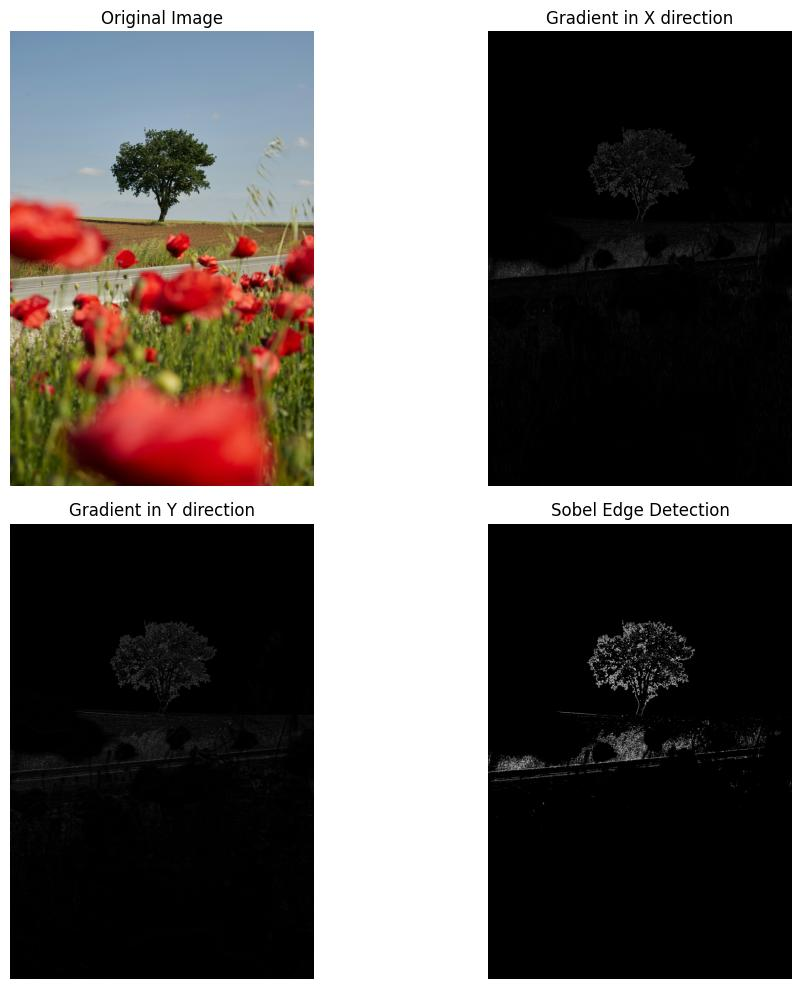
#> input picture EdgeDetection/pythonProject/img.jpeg, 801 x 989 px, given in place of img.png, which was not available
$ python sobel1.py   (older library calls are emulated)
#> lines starting #> are read from the running program, lines starting #| are printed output that depends on the picture; after the words box and inside, x2 and y2 are one past the last pixel; in counts of white or black regions, pixels touching at a corner belong together; pictures that were not available may be replaced by others from this repository, and a replacement may not be noted
import cv2
import numpy as np
import matplotlib.pyplot as plt
import time

def load_image(path):
    """Load an image from a file."""
#> called with path = 'img.png'
    return cv2.imread(path)
#> returned value is the input picture: shape (989, 801, 3); mean B, G, R 94.2, 96.6, 102.1


def convert_to_grayscale(image):
    """Convert an image to grayscale."""
    return cv2.cvtColor(image, cv2.COLOR_BGR2GRAY)
#> returned value: shape (989, 801)


def apply_sobel_operator(image, threshold):
    """Apply the Sobel operator to calculate gradients and magnitude."""
#> called with threshold = 150
    grad_x = cv2.Sobel(image, cv2.CV_64F, 1, 0, ksize=3)
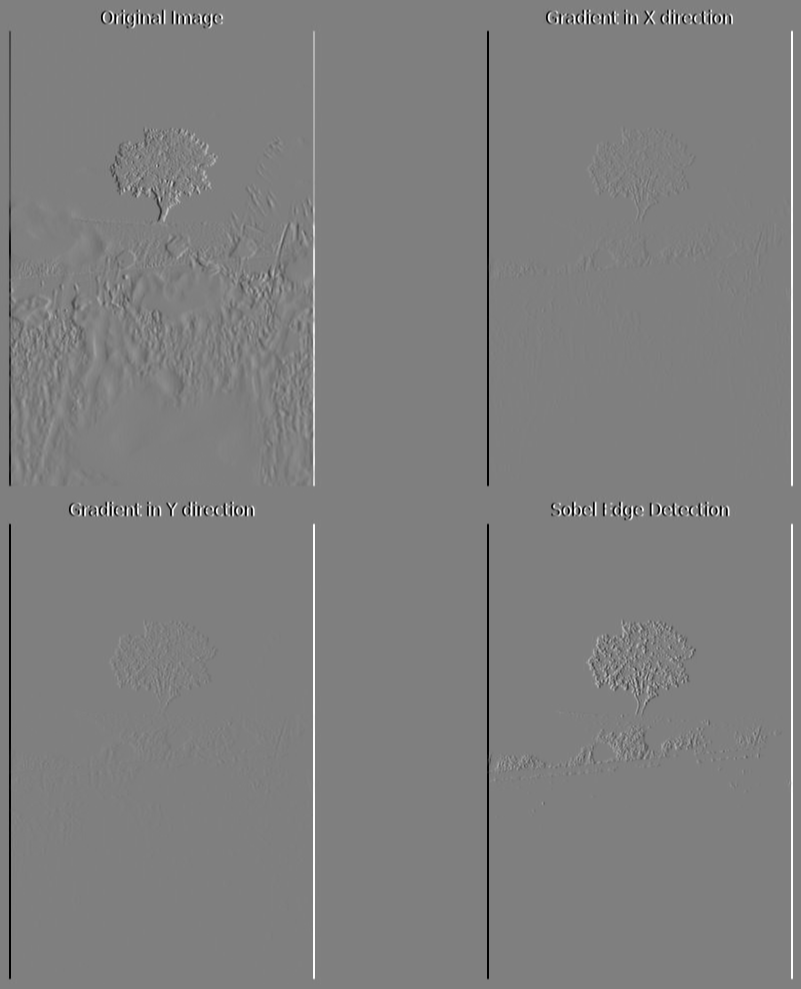
#> grad_x: shape (989, 801) float64; min -1020, max 1020, mean 0; drawn with min black and max white
    grad_y = cv2.Sobel(image, cv2.CV_64F, 0, 1, ksize=3)
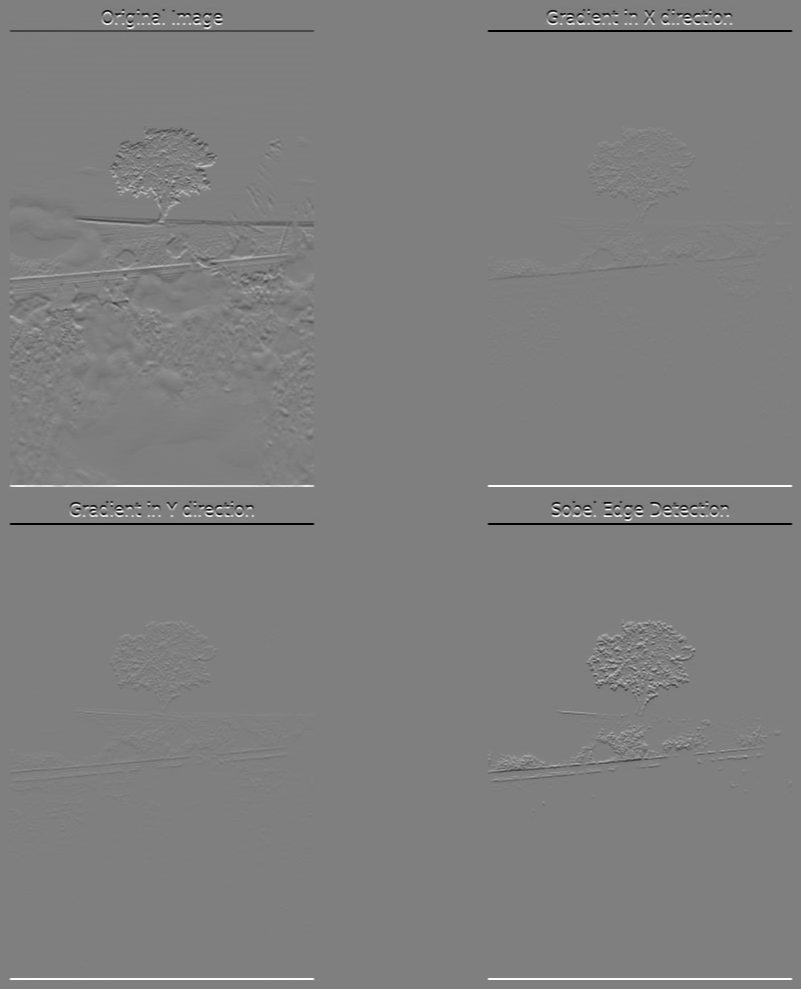
#> grad_y: shape (989, 801) float64; min -1020, max 1020, mean 0; drawn with min black and max white
    grad_magnitude = np.sqrt(grad_x ** 2 + grad_y ** 2)
    grad_magnitude = grad_magnitude > threshold
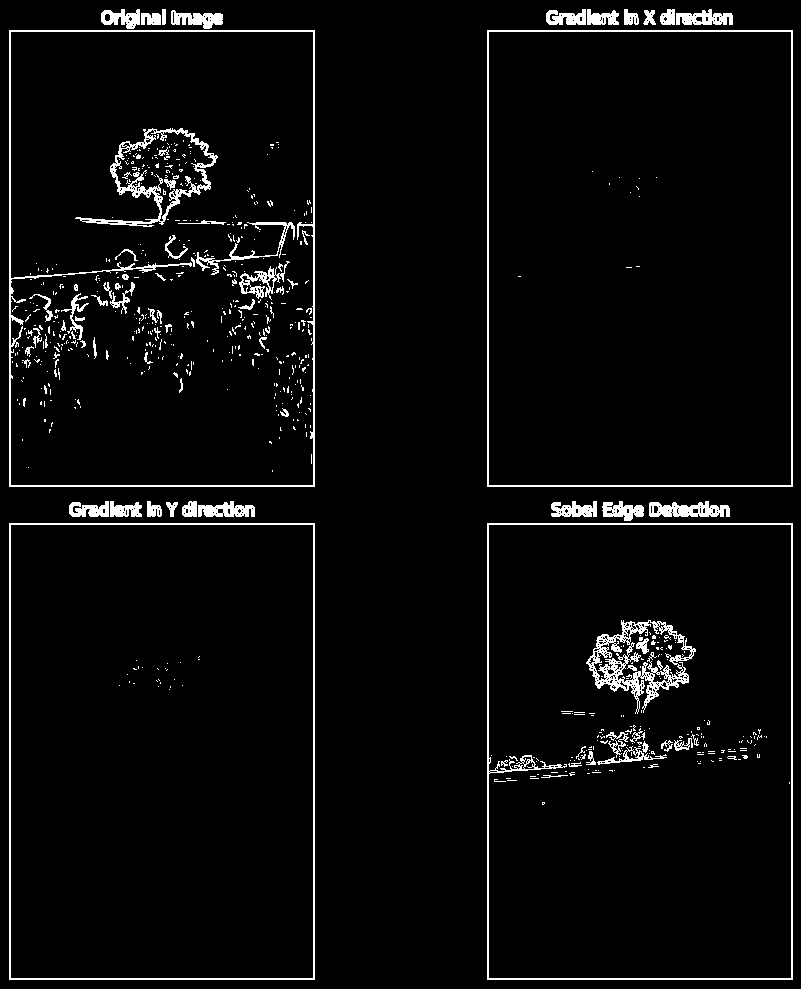
#> grad_magnitude: shape (989, 801) bool; 4.1% white in thin lines or dots
    return grad_x, grad_y, grad_magnitude


def normalize_image(image):
    """Normalize an image to the range 0-255."""
    return np.uint8(255 * np.abs(image) / np.max(image))
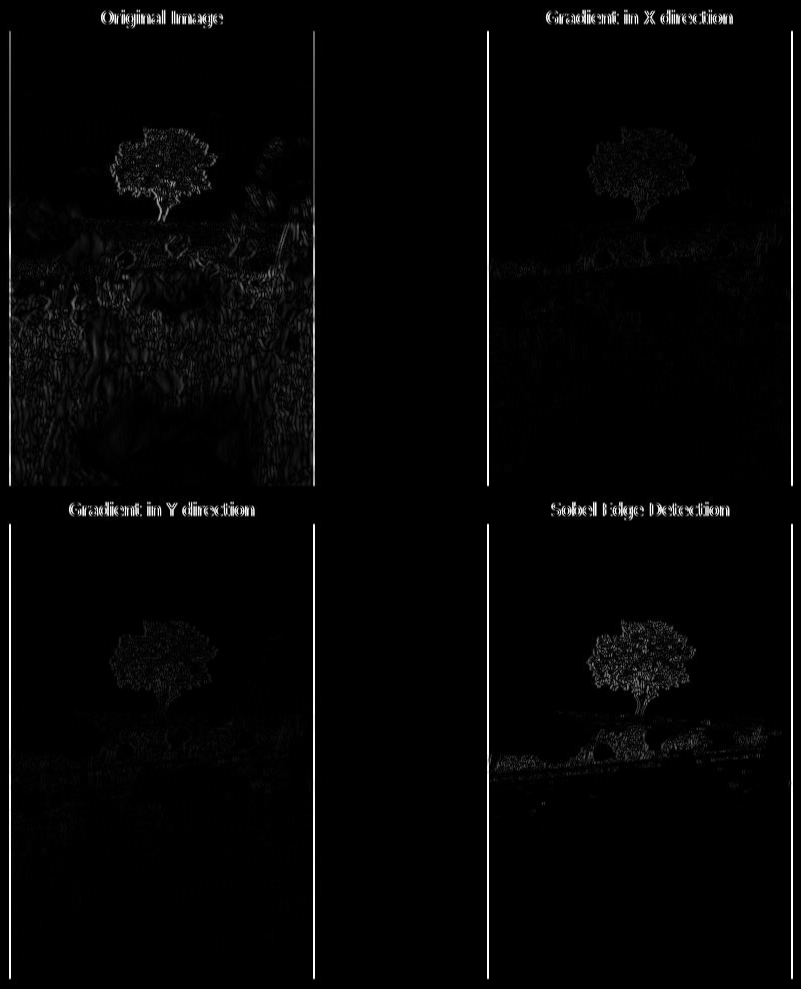
#> returned value: shape (989, 801); min 0, max 255, mean 4.9
#> in normalize_image (call 2), `return np.uint8(255 * np.abs(image) / np.max(image))`:
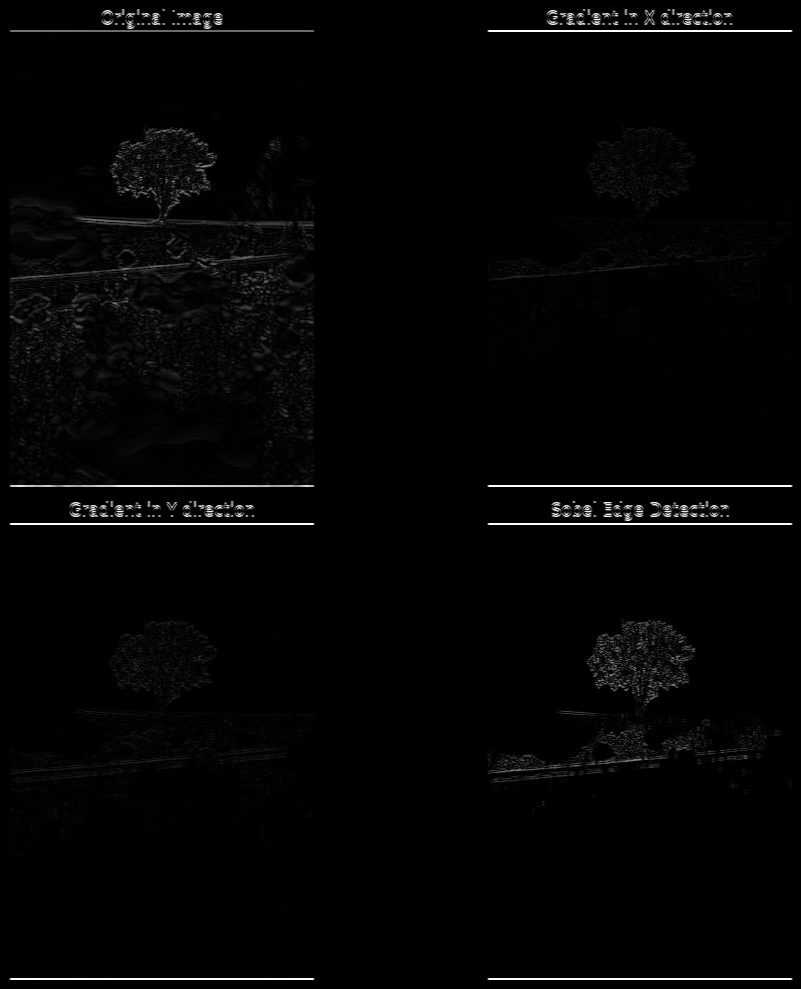
#> returned value: shape (989, 801); min 0, max 255, mean 4.1
#> in normalize_image (call 3), `return np.uint8(255 * np.abs(image) / np.max(image))`: returned value: shape (989, 801); 4.1% white in thin lines or dots


def plot_images(images, titles):
    """Plot multiple images with titles."""
    num_images = len(images)
#> num_images = 4
    plt.figure(figsize=(15, 10))
    for i in range(num_images):
        plt.subplot(2, 2, i + 1)
        cmap = 'gray' if len(images[i].shape) == 2 else None
        plt.imshow(images[i], cmap=cmap)
        plt.title(titles[i])
        plt.axis('off')
    plt.show()
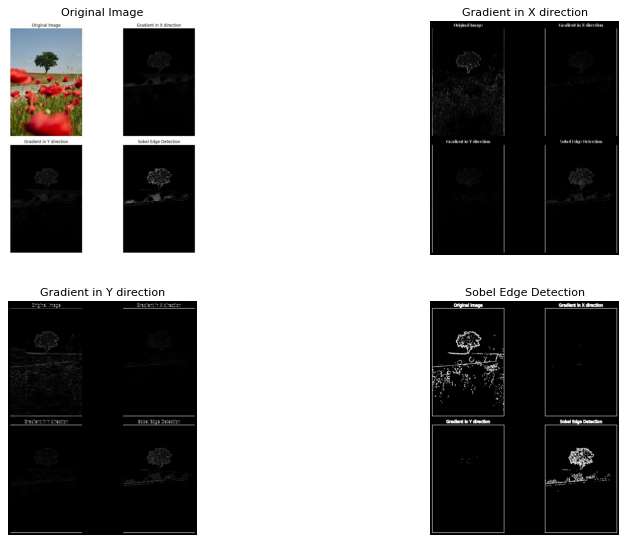
#> figure drawn by matplotlib, 4 panels


if __name__ == "__main__":
    image_path = 'img.png'
    image = load_image(image_path)
    threshold = 150
    start_time = time.time()

    # Process the image
    gray_image = convert_to_grayscale(image)
    grad_x, grad_y, grad_magnitude = apply_sobel_operator(gray_image, threshold)

    # Normalize results
    grad_x_norm = normalize_image(grad_x)
    grad_y_norm = normalize_image(grad_y)
    grad_magnitude_norm = normalize_image(grad_magnitude)
    end_time = time.time()
    print(f"Edge detection completed in {end_time - start_time:.6f} seconds")
    images = [
        cv2.cvtColor(image, cv2.COLOR_BGR2RGB),
        grad_x_norm,
        grad_y_norm,
        grad_magnitude_norm
    ]
    titles = [
        "Original Image",
        "Gradient in X direction",
        "Gradient in Y direction",
        "Sobel Edge Detection"
    ]

    plot_images(images, titles)
    # Save the figure
    plt.figure(figsize=(15, 10))
    for i in range(len(images)):
        plt.subplot(2, 2, i + 1)
        cmap = 'gray' if len(images[i].shape) == 2 else None
        plt.imshow(images[i], cmap=cmap)
        plt.title(titles[i])
        plt.axis('off')
#> this loop made 4 passes
    plt.savefig("img.jpeg", bbox_inches='tight')

$ run again, with EdgeDetection/pythonProject/cameleonSobel.jpeg copied over EdgeDetection/pythonProject/img.jpeg
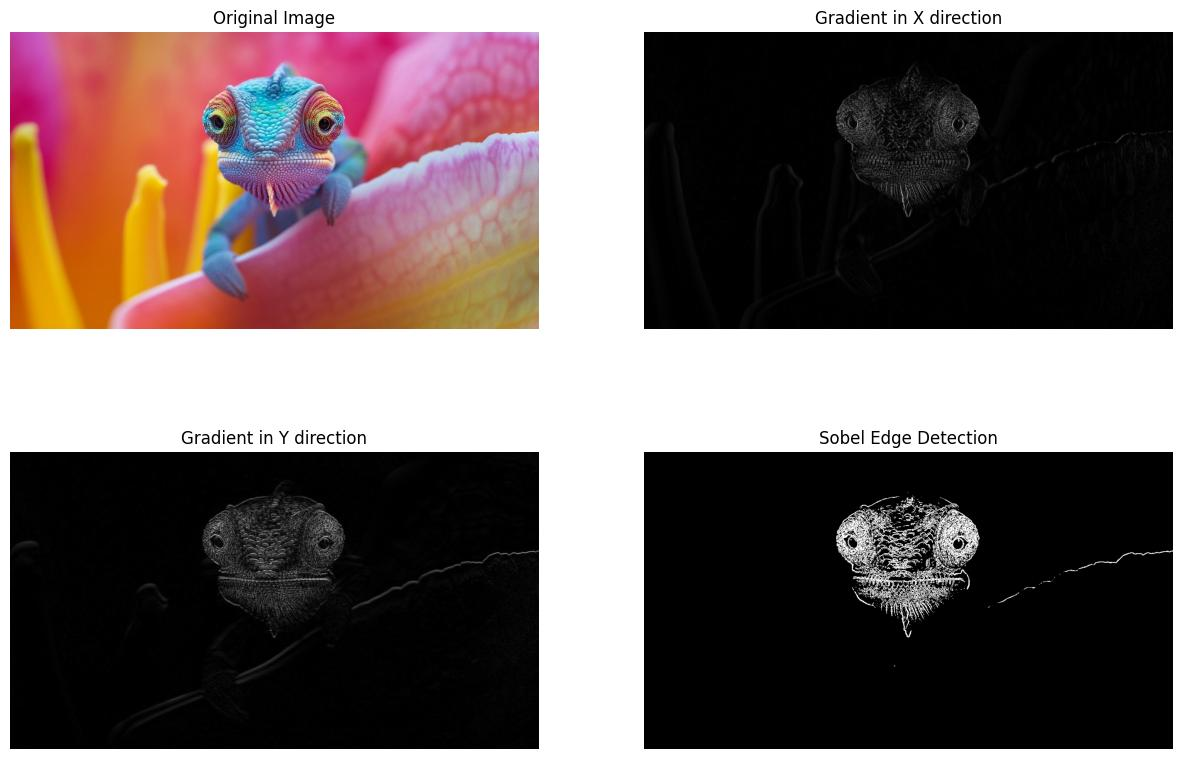
#> input picture EdgeDetection/pythonProject/cameleonSobel.jpeg, 1182 x 759 px, given in place of img.png, which was not available
#> in load_image, returned value is the input picture: shape (759, 1182, 3); mean B, G, R 96.5, 97.8, 111.2
#> in apply_sobel_operator, `grad_magnitude = grad_magnitude > threshold`:
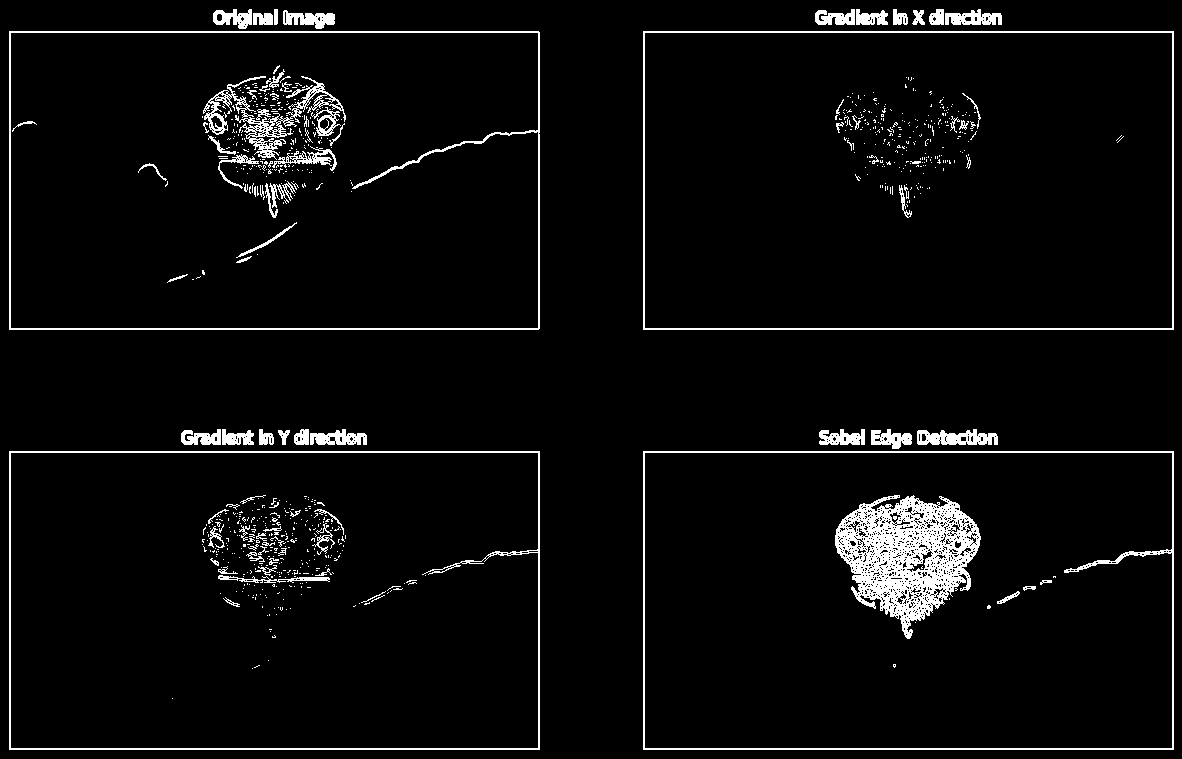
#> grad_magnitude: shape (759, 1182) bool; 4.6% white; 776 white regions (687 under 20 px), largest, box (x1, y1, x2, y2) and area: (835, 495, 981, 639) 10634, (9, 31, 540, 330) 3823, (643, 451, 1174, 750) 3700
#> num_images = 4
#> in plot_images, `plt.show()`:
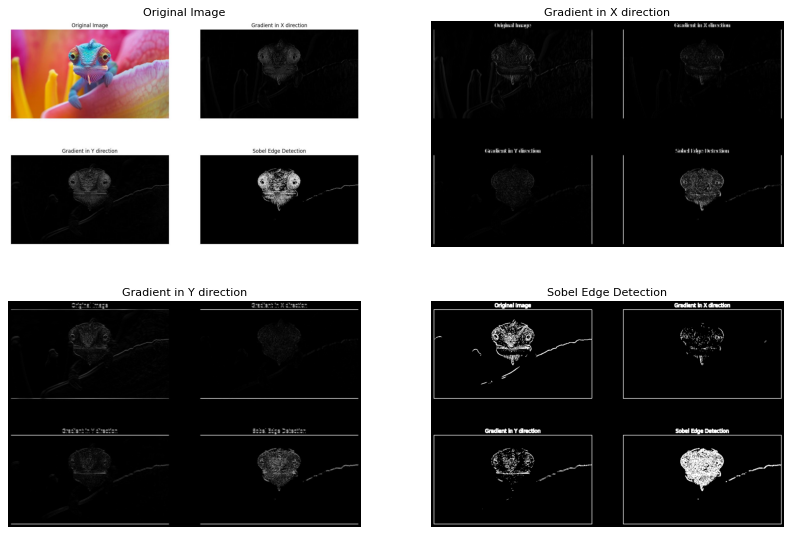
#> figure drawn by matplotlib, 4 panels
#> the loop `for i in range(len(images)):` made 4 passes
